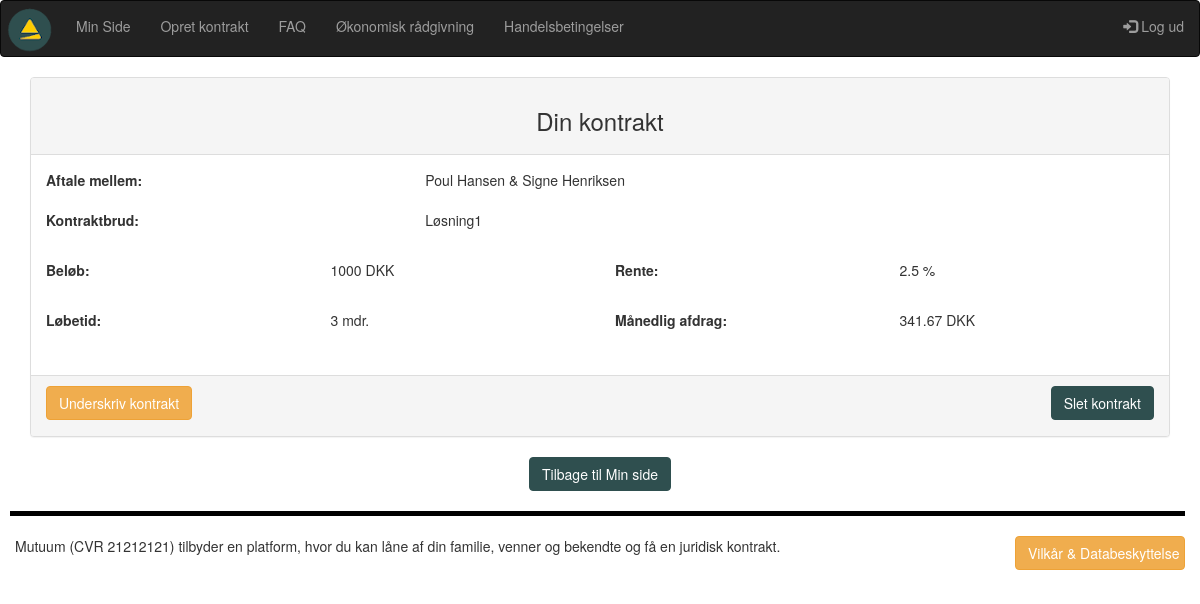
Screenshot of /VisKontrakt.php?kontrakt_id2=43 (signed in) with the database file from the repository.
### tables this page shows
CREATE TABLE IF NOT EXISTS `users` (
  `user_id` int(10) NOT NULL AUTO_INCREMENT,
  `fornavn` varchar(40) NOT NULL,
  `efternavn` varchar(40) NOT NULL,
  `mobil` int(12) NOT NULL,
  `mail` varchar(80) NOT NULL,
  `password` varchar(200) NOT NULL,
  PRIMARY KEY (`user_id`),
  UNIQUE KEY `mail` (`mail`),
  UNIQUE KEY `user_id` (`user_id`)
);

CREATE TABLE IF NOT EXISTS `kontraktbrud` (
  `kontraktbrud_id` tinyint(4) NOT NULL,
  `brud` varchar(80) NOT NULL,
  PRIMARY KEY (`kontraktbrud_id`)
);

CREATE TABLE IF NOT EXISTS `beloeb` (
  `beloeb_id` tinyint(4) NOT NULL AUTO_INCREMENT,
  `beloeb` int(10) NOT NULL,
  `enhed_key` varchar(11) NOT NULL DEFAULT '1',
  PRIMARY KEY (`beloeb_id`)
);

CREATE TABLE IF NOT EXISTS `rente` (
  `rente_id` tinyint(4) NOT NULL AUTO_INCREMENT,
  `rente` float NOT NULL,
  `enhed_key` varchar(11) NOT NULL DEFAULT '2',
  PRIMARY KEY (`rente_id`)
);

CREATE TABLE IF NOT EXISTS `bindingsperiode` (
  `bindingsperiode_id` tinyint(4) NOT NULL AUTO_INCREMENT,
  `loebetid` int(4) NOT NULL,
  `enhed_key` varchar(11) NOT NULL,
  PRIMARY KEY (`bindingsperiode_id`)
);

CREATE TABLE IF NOT EXISTS `enhedstabel` (
  `enhed_key` tinyint(4) NOT NULL AUTO_INCREMENT,
  `enhed` varchar(11) NOT NULL,
  PRIMARY KEY (`enhed_key`)
);

CREATE TABLE IF NOT EXISTS `kontrakt` (
  `kontrakt_id` int(10) NOT NULL AUTO_INCREMENT,
  `oprettetaf` int(10) NOT NULL,
  `laangiver_user_id` int(10) NOT NULL,
  `laantager_user_id` int(10) NOT NULL,
  `kontraktbrud_id` tinyint(4) NOT NULL,
  `rente_id` tinyint(4) NOT NULL,
  `beloeb_id` tinyint(4) NOT NULL,
  `bindingsperiode_id` tinyint(4) NOT NULL,
  `maanedlig_afdrag` float NOT NULL,
  `laangiver_underskrift_id` varchar(40) DEFAULT NULL,
  `reg_underskrift_1` timestamp NOT NULL DEFAULT CURRENT_TIMESTAMP ON UPDATE CURRENT_TIMESTAMP,
  `laantager_underskrift_id` varchar(40) DEFAULT NULL,
  `reg_underskrift_2` timestamp NOT NULL DEFAULT CURRENT_TIMESTAMP ON UPDATE CURRENT_TIMESTAMP,
  `gebyr_id` tinyint(4) NOT NULL,
  PRIMARY KEY (`kontrakt_id`)
);

### VisKontrakt.php (the view, shortened to what this page needs)
<?php
require_once("includes/header.php");
$user_id = $_SESSION['user_id'];
$kontrakt_id2 = $_GET['kontrakt_id2'];
$query = "SELECT * FROM kontrakt WHERE kontrakt_id = '$kontrakt_id2'";
    $result = mysqli_query($con, $query);
    $row = mysqli_num_rows($result);
        if($row > 0){
            while($row = mysqli_fetch_assoc($result)){
                $laangiver_user_id = $row['laangiver_user_id'];
                $beloeb = $row['beloeb_id'];
                $rente = $row['rente_id'];
                $maanedlig_afdrag = $row['maanedlig_afdrag'];
                $bindings_id = $row['bindingsperiode_id'];
                $brud = $row['kontraktbrud_id'];
                $laantager_user_id = $row['laantager_user_id'];
            }
        }
?>
<div class="container-fluid">
<?php
    $query1 = "SELECT fornavn, efternavn FROM users WHERE user_id = '$laangiver_user_id'";
                    $result1 = mysqli_query($con, $query1);
                    $row1 = mysqli_fetch_assoc($result1);
                    $laangiver_fornavn = $row1['fornavn'];
                    $laangiver_efternavn = $row1['efternavn'];
    $query2 = "SELECT beloeb FROM beloeb WHERE beloeb_id = '$beloeb'";
                    $result2 = mysqli_query($con, $query2);
                    $row2 = mysqli_fetch_assoc($result2);
                    $beloeb = $row2['beloeb'];
    $query3 = "SELECT rente FROM rente WHERE rente_id = '$rente'";
                    $result3 = mysqli_query($con, $query3);
                    $row3 = mysqli_fetch_assoc($result3);
                    $rente = $row3['rente'];
    $query4 = "SELECT brud FROM kontraktbrud WHERE kontraktbrud_id = '$brud'";
                    $result4 = mysqli_query($con, $query4);
                    $row4 = mysqli_fetch_assoc($result4);
                    $brud = $row4['brud'];
    $query5 = "SELECT fornavn, efternavn FROM users WHERE user_id = '$laantager_user_id'";
                    $result5 = mysqli_query($con, $query5);
                    $row5 = mysqli_fetch_assoc($result5);
                    $laantager_fornavn = $row5['fornavn'];
                    $laantager_efternavn = $row5['efternavn'];
   $query6 = "SELECT * FROM bindingsperiode WHERE bindingsperiode_id = '$bindings_id'";
                    $result6 = mysqli_query($con, $query6);
                    $row6 = mysqli_fetch_assoc($result6);
                    $loebetid = $row6['loebetid'];
                    $loebeenhed = $row6['enhed_key'];
    $query7 = "SELECT enhed FROM enhedstabel WHERE enhed_key = '$loebeenhed'";
                    $result7 = mysqli_query($con, $query7);
                    $row7 = mysqli_fetch_assoc($result7);
                    $enhedloebtid = $row7['enhed'];
?>
<?php
    if($laantager_underskrift_id = 1 && $laangiver_underskrift_id = 1 && $user_id == $laangiver_user_id){
    ?>
<div class="container-fluid">
    <br>
    <div class="panel panel-default">
        <div class="panel-heading text-center">
            <h3>Din kontrakt</h3>
        </div>
        <div class="panel-body">
            <div class="row">
                <div class="col-4 col-xs-4 col-sm-4 col-lg-4 col-xl-4">
                    <p><strong>Aftale mellem:</strong></p>
                </div>
                <div class="col-8 col-xs-8 col-sm-8 col-lg-8 col-xl-8">
                    <div><?php echo $laangiver_fornavn; ?> <?php echo $laangiver_efternavn; ?> &amp; <?php echo $laantager_fornavn; ?> <?php echo $laantager_efternavn; ?></div>
                    <br>
                </div>
            </div>
            <div class="row">
                <div class="col-4 col-xs-4 col-sm-4 col-lg-4 col-xl-4">
                    <p><strong>Kontraktbrud:</strong></p>
                </div>
                <div class="col-8 col-xs-8 col-sm-8 col-lg-8 col-xl-8">
                    <div><?php echo $brud;?></div>
                </div>
            </div>
            <br>
            <div class="row">
                <div class="col-3 col-xs-3 col-sm-3 col-lg-3 col-xl-3">
                    <p><strong>Beløb:</strong></p>
                </div>
                <div class="col-3 col-xs-3 col-sm-3 col-lg-3 col-xl-3">
                    <div><?php echo $beloeb;?> DKK</div>
                </div>
                <div class="col-3 col-xs-3 col-sm-3 col-lg-3 col-xl-3">
                    <p><strong>Rente:</strong></p>
                </div>
                <div class="col-3 col-xs-3 col-sm-3 col-lg-3 col-xl-3">
                    <div><?php echo $rente;?> %</div>
                </div>
            </div>
            <br>
            <div class="row">
                <div class="col-3 col-xs-3 col-sm-3 col-lg-3 col-xl-3">
                    <p><strong>Løbetid:</strong></p>
                </div>
                <div class="col-3 col-xs-3 col-sm-3 col-lg-3 col-xl-3">
                    <div><?php echo $loebetid;?> <?php echo $enhedloebtid; ?></div>
                </div>
                <div class="col-3 col-xs-3 col-sm-3 col-lg-3 col-xl-3">
                    <p><strong>Månedlig afdrag:</strong></p>
                </div>
                <div class="col-3 col-xs-3 col-sm-3 col-lg-3 col-xl-3">
                    <div><?php echo $maanedlig_afdrag;?> DKK</div>
                </div>
            </div>
            <br>
        </div>
        <div class="panel-footer text-center">
            <a href="eva_nemid.php?kontrakt_id2=<?php echo $kontrakt_id2; ?>">
                <button class="btn btn-warning btn pull-left">Underskriv kontrakt</button></a>
            <a href="sletkontrakt.php?kontrakt_id2=<?php echo $kontrakt_id2; ?>">
                <button class="btn btn-warning mutuumknap btn pull-right">Slet kontrakt</button></a>
            <br><br>
        </div>
    </div>
    <div class="text-center">
        <a href="minside.php">
            <button class="btn btn-warning mutuumknap ">Tilbage til Min side</button></a>
        <br><br>
    </div>
</div>
    <?php
        }
    else{
        echo '<p>Aftalen ér afviklet, eller under afvikling.</p>';
    }
?>
</div>
<?php
require_once("includes/footer.php");
?>

### styles/overallstyles.css (style rules this page uses)
.mutuumknap { background-color: rgb(47, 79, 79); border-color: rgb(47, 79, 79); }

### rows the page displays
users: fornavn "Poul", efternavn "Hansen"
users: fornavn "Signe", efternavn "Henriksen"
kontraktbrud: brud "Løsning1"
beloeb: beloeb "1000"
rente: rente "2.5"
bindingsperiode: loebetid "3"
enhedstabel: enhed "mdr."
kontrakt: maanedlig_afdrag "341.67"
